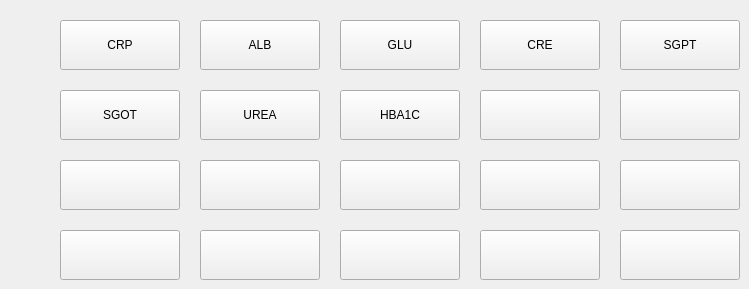
      <widget class="QWidget" name="tab">
       <attribute name="title">
        <string>Page 1</string>
       </attribute>
       <widget class="QPushButton" name="pushButton_17">
        <property name="geometry">
         <rect>
          <x>60</x>
          <y>230</y>
          <width>120</width>
          <height>50</height>
         </rect>
        </property>
        <property name="text">
         <string/>
        </property>
       </widget>
       <widget class="QPushButton" name="pushButton_5">
        <property name="geometry">
         <rect>
          <x>620</x>
          <y>20</y>
          <width>120</width>
          <height>50</height>
         </rect>
        </property>
        <property name="text">
         <string>SGPT</string>
        </property>
       </widget>
       <widget class="QPushButton" name="pushButton_20">
        <property name="geometry">
         <rect>
          <x>480</x>
          <y>230</y>
          <width>120</width>
          <height>50</height>
         </rect>
        </property>
        <property name="text">
         <string/>
        </property>
       </widget>
       <widget class="QPushButton" name="pushButton_7">
        <property name="geometry">
         <rect>
          <x>60</x>
          <y>90</y>
          <width>120</width>
          <height>50</height>
         </rect>
        </property>
        <property name="text">
         <string>SGOT</string>
        </property>
       </widget>
       <widget class="QPushButton" name="pushButton_3">
        <property name="geometry">
         <rect>
          <x>340</x>
          <y>20</y>
          <width>120</width>
          <height>50</height>
         </rect>
        </property>
        <property name="text">
         <string>GLU</string>
        </property>
       </widget>
       <widget class="QPushButton" name="pushButton_2">
        <property name="geometry">
         <rect>
          <x>200</x>
          <y>20</y>
          <width>120</width>
          <height>50</height>
         </rect>
        </property>
        <property name="text">
         <string>ALB</string>
        </property>
       </widget>
       <widget class="QPushButton" name="pushButton_14">
        <property name="geometry">
         <rect>
          <x>340</x>
          <y>160</y>
          <width>120</width>
          <height>50</height>
         </rect>
        </property>
        <property name="text">
         <string/>
        </property>
       </widget>
       <widget class="QPushButton" name="pushButton_13">
        <property name="geometry">
         <rect>
          <x>620</x>
          <y>160</y>
          <width>120</width>
          <height>50</height>
         </rect>
        </property>
        <property name="text">
         <string/>
        </property>
       </widget>
       <widget class="QPushButton" name="pushButton_11">
        <property name="geometry">
         <rect>
          <x>200</x>
          <y>160</y>
          <width>120</width>
          <height>50</height>
         </rect>
        </property>
        <property name="text">
         <string/>
        </property>
       </widget>
       <widget class="QPushButton" name="pushButton_6">
        <property name="geometry">
         <rect>
          <x>200</x>
          <y>90</y>
          <width>120</width>
          <height>50</height>
         </rect>
        </property>
        <property name="text">
         <string>UREA</string>
        </property>
       </widget>
       <widget class="QPushButton" name="pushButton_8">
        <property name="geometry">
         <rect>
          <x>620</x>
          <y>90</y>
          <width>120</width>
          <height>50</height>
         </rect>
        </property>
        <property name="text">
         <string/>
        </property>
       </widget>
       <widget class="QPushButton" name="pushButton_16">
        <property name="geometry">
         <rect>
          <x>200</x>
          <y>230</y>
          <width>120</width>
          <height>50</height>
         </rect>
        </property>
        <property name="text">
         <string/>
        </property>
       </widget>
       <widget class="QPushButton" name="pushButton_15">
        <property name="geometry">
         <rect>
          <x>480</x>
          <y>160</y>
          <width>120</width>
          <height>50</height>
         </rect>
        </property>
        <property name="text">
         <string/>
        </property>
       </widget>
       <widget class="QPushButton" name="pushButton_18">
        <property name="geometry">
         <rect>
          <x>620</x>
          <y>230</y>
          <width>120</width>
          <height>50</height>
         </rect>
        </property>
        <property name="text">
         <string/>
        </property>
       </widget>
       <widget class="QPushButton" name="pushButton_10">
        <property name="geometry">
         <rect>
          <x>480</x>
          <y>90</y>
          <width>120</width>
          <height>50</height>
         </rect>
        </property>
        <property name="text">
         <string/>
        </property>
       </widget>
       <widget class="QPushButton" name="pushButton_4">
        <property name="geometry">
         <rect>
          <x>480</x>
          <y>20</y>
          <width>120</width>
          <height>50</height>
         </rect>
        </property>
        <property name="text">
         <string>CRE</string>
        </property>
       </widget>
       <widget class="QPushButton" name="pushButton">
        <property name="geometry">
         <rect>
          <x>60</x>
          <y>20</y>
          <width>120</width>
          <height>50</height>
         </rect>
        </property>
        <property name="text">
         <string>CRP</string>
        </property>
       </widget>
       <widget class="QPushButton" name="pushButton_9">
        <property name="geometry">
         <rect>
          <x>340</x>
          <y>90</y>
          <width>120</width>
          <height>50</height>
         </rect>
        </property>
        <property name="text">
         <string>HBA1C</string>
        </property>
       </widget>
       <widget class="QPushButton" name="pushButton_12">
        <property name="geometry">
         <rect>
          <x>60</x>
          <y>160</y>
          <width>120</width>
          <height>50</height>
         </rect>
        </property>
        <property name="text">
         <string/>
        </property>
       </widget>
       <widget class="QPushButton" name="pushButton_19">
        <property name="geometry">
         <rect>
          <x>340</x>
          <y>230</y>
          <width>120</width>
          <height>50</height>
         </rect>
        </property>
        <property name="text">
         <string/>
        </property>
       </widget>
      </widget>
